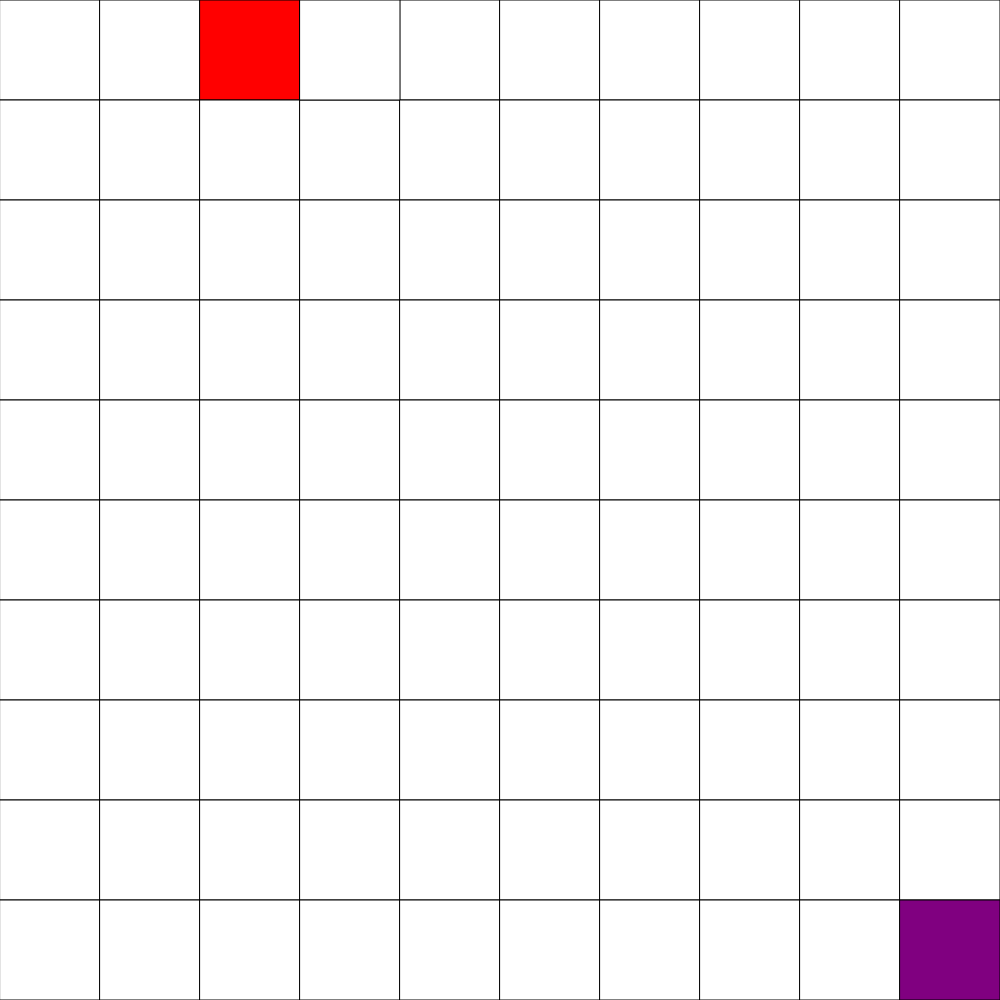
Frame 1 (no input)
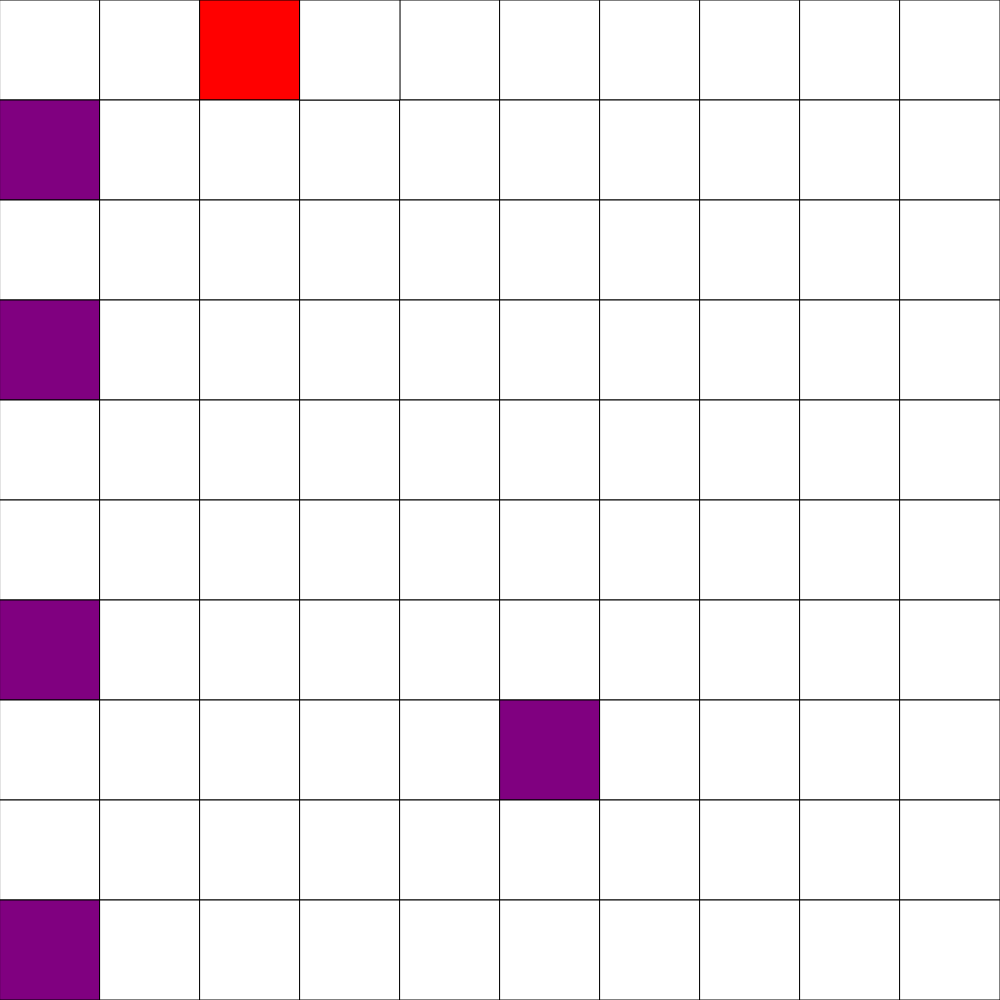
Frame 60 (no input)
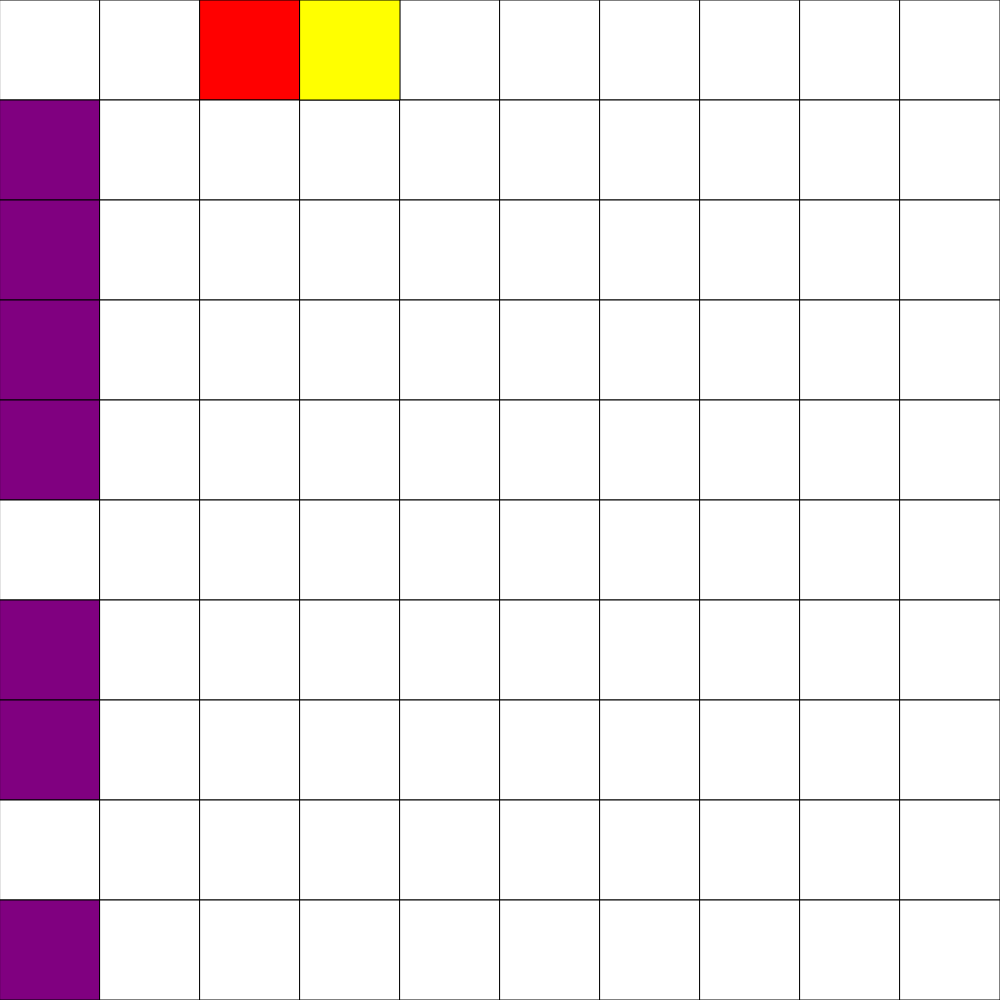
Frame 120 (the mouse pressed at the canvas centre since frame 60)

The p5.js sketch that drew these frames (run headless with seeded random() and noise() and a simulated clock; from frame 60 on, the mouse is pressed at the canvas centre):

// p5.js sketch
// ── sketch.js
// Quan Le
// Dodge William Afton
// use W and S to move the red character up and down. Left click to make a yellow shield appear for 5 seconds to protect the red character. 
// Oct 29, 2024

let grid;
let cellSize;
const GRID_SIZE = 10;
const OPEN_TILE = 0;
const IMPASSIBLE = 1;
const PLAYER = 9;
let thePlayer = {
  x: 2, 
  y: 0,
};

const ENEMY = 10;
let theEnemy = {
  x: 9,
  y: 9,
};

let isProtecting = false;
let lastTimeSwitched = 0;
let delayTime = 5000;
let enemyMovementTime = 1000;

let lost = false;

function setup() {
  if (windowWidth < windowHeight) {
    createCanvas(windowWidth, windowWidth);
  }
  else {
    createCanvas(windowHeight, windowHeight);
  }
  cellSize = height/GRID_SIZE;
  grid = generateGrid(GRID_SIZE, GRID_SIZE);

  //add character to the grid
  grid[thePlayer.y][thePlayer.x] = PLAYER;
  grid[theEnemy.y][theEnemy.x] = ENEMY;
}

function windowResized() {
  if (windowWidth < windowHeight) {
    resizeCanvas(windowWidth, windowWidth);
  }
  else {
    resizeCanvas(windowHeight, windowHeight);
  }
  cellSize = height/GRID_SIZE;
  lastTimeSwitched = millis();
}

function draw() {
  background(220);
  //stop the game after losing
  if(!lost) {
    displayGrid(); 
  }
  loadShield();
  delayShield();

  moveEnemy(theEnemy.x-1, theEnemy.y);

}

function mousePressed() {
  isProtecting = true;
}

function keyPressed() {
  if (key === "s") {
    //move down
    movePlayer(thePlayer.x, thePlayer.y + 1);
  }

  if (key === "w") {
    //move up
    movePlayer(thePlayer.x, thePlayer.y - 1);
  }
}

function movePlayer(x, y) {
  //don't move off grid, and only move in open tiles
  if (x >= 0 && x < GRID_SIZE && y >= 0 && y < GRID_SIZE && grid[y][x] === OPEN_TILE) {
    
    //previous player location
    let oldX = thePlayer.x;
    let oldY = thePlayer.y;
  
    //keeping track of where the player is
    thePlayer.x = x;
    thePlayer.y = y;
  
    //reset the old location to be an empty tile
    grid[oldY][oldX] = OPEN_TILE;
  
    //put the player into the grid
    grid[thePlayer.y][thePlayer.x] = PLAYER;
  }
}

function moveEnemy(x, y){
  let oldX = theEnemy.x;
  let oldY = theEnemy.y;
  
  if(grid[y][x] === PLAYER && !isProtecting){
    lost = true;
  }
  //put enemy back to the beginning
  if(grid[y][x] === PLAYER && isProtecting || x < 0){
    theEnemy.x = 10;
    theEnemy.y = floor(random(9));
  }
  
  if(x >= 0){

    theEnemy.x = x;
    theEnemy.y = y;

    //reset old location to player if shield is on
    if(grid[y][x+1] === PLAYER && isProtecting){
      grid[oldY][oldX-1] = PLAYER;
    }

    //reset old location to open tile
    else{
      grid[oldY][oldX] = OPEN_TILE;
    }

    grid[theEnemy.y][theEnemy.x] = ENEMY;
  }
}


function displayGrid() {
  for (let y = 0; y < GRID_SIZE; y++) {
    for (let x = 0; x < GRID_SIZE; x++) {
      if (grid[y][x] === OPEN_TILE) {
        fill("white");
      }
      
      else if (grid[y][x] === PLAYER) {
        fill("red");
      }
      
      else if(grid[y][x] === ENEMY){
        fill("purple");
      }
      square(x * cellSize, y * cellSize, cellSize);
    }
  }
}


function generateGrid(cols, rows) {
  let newGrid = [];
  for (let y = 0; y < rows; y++) {
    newGrid.push([]);
    for (let x = 0; x < cols; x++) {
      newGrid[y].push(OPEN_TILE);
    }
  }
  return newGrid;
}

function loadShield(){
  for (let y = 0; y < GRID_SIZE; y++) {
    for (let x = 0; x < GRID_SIZE; x++) {
      if (grid[y][x] === PLAYER) {
        if (isProtecting){
          fill("yellow");
        }

        else{
          fill("white");
        }
        square((x+1) * cellSize, y * cellSize, cellSize);
      }
    }
  }
}

function delayShield(){
  //shield timing
  if (isProtecting && millis() > lastTimeSwitched+delayTime){
    isProtecting = false;
    lastTimeSwitched = millis();
  }
}
